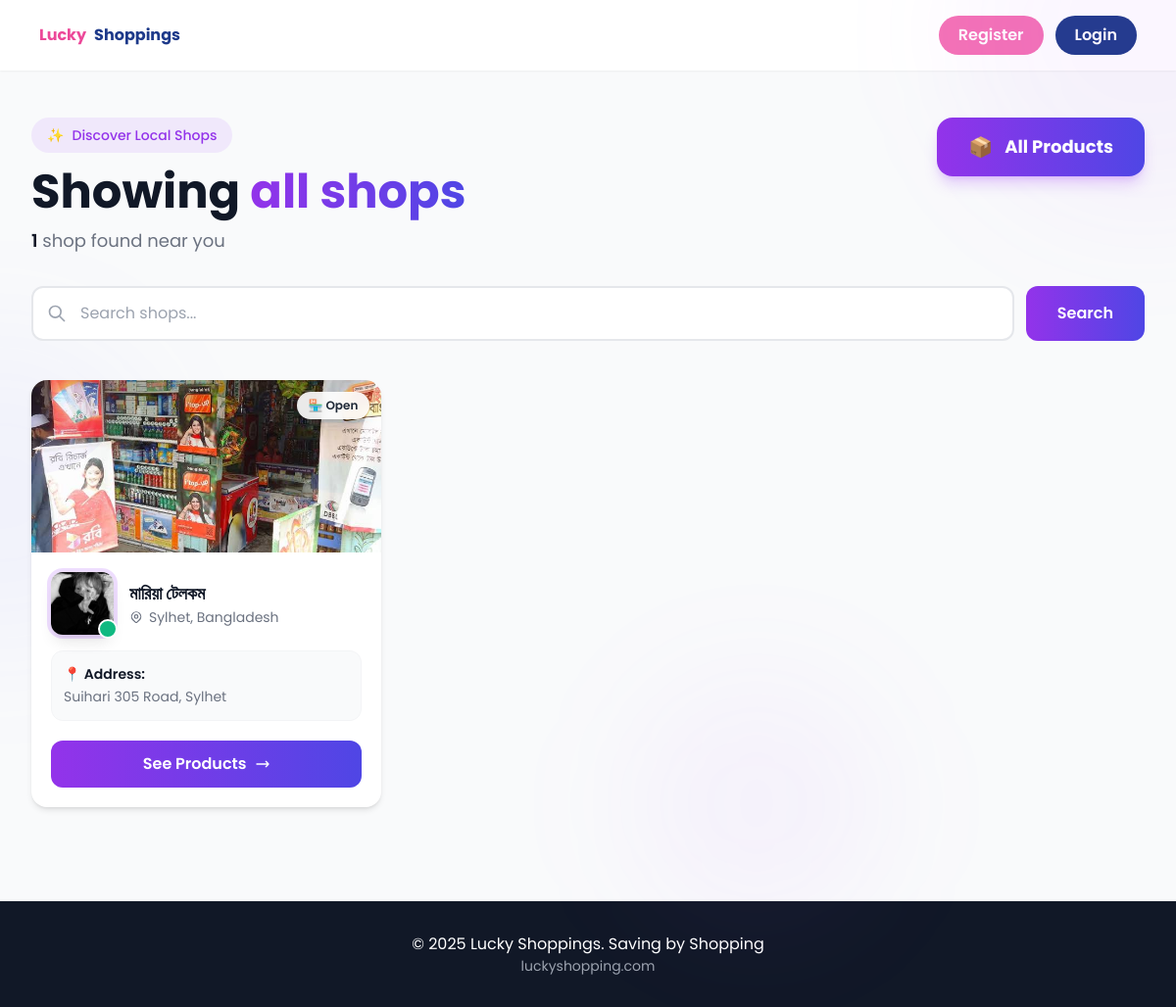
Page /shop on the committed database.
### base/models.py (models this page shows, shortened)
class BaseModel(models.Model):
    created_at = models.DateTimeField(auto_now_add=True)
    updated_at = models.DateTimeField(auto_now=True)
    is_active = models.BooleanField(default=True)
    class Meta:
        abstract = True
        ordering = ['-created_at']

class Shop(BaseModel):
    COUNTRY_CHOICES = [
        ('BD', 'Bangladesh'),
    ]
    DISTRICT_CHOICES = [
        ('Dhaka', 'Dhaka'),
        ('Chattogram', 'Chattogram'),
        ('Khulna', 'Khulna'),
        ('Rajshahi', 'Rajshahi'),
        ('Sylhet', 'Sylhet'),
        ('Barishal', 'Barishal'),
        ('Rangpur', 'Rangpur'),
    ]
    name = models.CharField(max_length=255)
    profile = models.ForeignKey(Profile, on_delete=models.CASCADE, null=True, blank=True)
    profile_pic = models.ImageField(
        upload_to='shops/profile_pics/',
        blank=True,
        null=True
    )
    shop_photo = models.ImageField(
        upload_to='shops/photos/',
        blank=True,
        null=True
    )
    country = models.CharField(
        max_length=5,
        choices=COUNTRY_CHOICES,
        default='BD'
    )
    district = models.CharField(
        max_length=50,
        choices=DISTRICT_CHOICES
    )
    location = models.CharField(
        max_length=255,
        help_text="Shop address / area"
    )
    google_map_link = models.URLField(
        blank=True,
        null=True
    )

### base/views.py (the view)
# urls.py: path('shop', shop),
def shop(request):
    country = request.GET.get('country')
    district = request.GET.get('district')
    shops = Shop.objects.all()
    if country:
        if country.lower() == 'bangladesh':
            shops = shops.filter(country='BD')
    if district:
        shops = shops.filter(district=district)
    context = {
        'shops': shops,
        'selected_country': country,
        'selected_district': district,
    }
    return render(request, 'shops.html', context)

### templates/shops.html (shortened to what this page needs)
{% extends 'landing.html' %}
{% block body %}
<div class="fixed inset-0 overflow-hidden pointer-events-none">
  <div class="absolute -top-40 -right-40 w-96 h-96 bg-purple-500/5 rounded-full blur-3xl"></div>
  <div class="absolute bottom-20 right-1/4 w-64 h-64 bg-purple-500/5 rounded-full blur-3xl"></div>
</div>
<main class="relative max-w-7xl mx-auto px-4 sm:px-6 lg:px-8 py-12">
  <div class="mb-10">
    <div class="flex flex-col lg:flex-row lg:items-start lg:justify-between gap-6 mb-8">
      <div class="flex-1">
        <div class="inline-flex items-center gap-2 px-4 py-2 rounded-full bg-purple-500/10 text-purple-600 text-sm font-medium mb-4">
          <span>✨</span>
          <span>Discover Local Shops</span>
        </div>
        <h1 class="text-3xl md:text-4xl lg:text-5xl font-bold text-gray-900 leading-tight">
          {% if selected_district %}
            Checkout all shops in
            <span class="bg-gradient-to-r from-purple-600 to-indigo-600 bg-clip-text text-transparent">
              {{ selected_district }}
            </span>, {{ selected_country|default:"Bangladesh" }}
          {% else %}
            Showing
            <span class="bg-gradient-to-r from-purple-600 to-indigo-600 bg-clip-text text-transparent">
            </span>
          {% endif %}
        </h1>
        {% if shops %}
          <p class="mt-3 text-gray-500 text-lg">
            <span class="font-semibold text-gray-900">{{ shops|length }}</span> shop{{ shops|length|pluralize }} found near you
          </p>
        {% endif %}
      </div>
      <a href="" class="group relative inline-flex items-center gap-3 px-8 py-4 font-bold text-white rounded-2xl overflow-hidden shadow-lg shadow-purple-500/30 hover:shadow-xl hover:shadow-purple-500/40 transition-all duration-300 transform hover:scale-105 active:scale-100">
        <div class="absolute inset-0 bg-gradient-to-r from-purple-600 to-indigo-600 group-hover:opacity-90 transition-opacity duration-300"></div>
        <div class="relative flex items-center gap-3">
          <span class="text-xl">📦</span>
          <span class="text-lg">All Products</span>
        </div>
      </a>
    </div>
    <form method="get" class="flex gap-3">
      <div class="flex-1 relative group">
        <input
          type="text"
          name="q"
          placeholder="Search shops..."
          value="{{ search_query|default:'' }}"
          class="w-full px-5 py-3.5 pl-12 rounded-xl border-2 border-gray-200 bg-white text-gray-900 placeholder:text-gray-400 focus:border-purple-500 focus:outline-none focus:ring-4 focus:ring-purple-500/10 transition-all duration-300"
        >
      </div>
      <button
        type="submit"
        class="bg-gradient-to-r from-purple-600 to-indigo-600 text-white font-semibold py-3.5 px-8 rounded-xl transition-all duration-300 hover:opacity-90 hover:shadow-lg hover:shadow-purple-500/30 active:scale-95"
      >
        Search
      </button>
    </form>
  </div>
  {% if shops %}
    <div class="grid grid-cols-1 md:grid-cols-2 lg:grid-cols-3 gap-6 lg:gap-8">
      {% for shop in shops %}
        <div class="group relative bg-white rounded-2xl overflow-hidden shadow-md hover:shadow-2xl hover:shadow-purple-500/10 transition-all duration-500 hover:-translate-y-2">
          <div class="relative h-44 overflow-hidden">
            {% if shop.shop_photo %}
              <img src="{{ shop.shop_photo.url }}" alt="{{ shop.name }}" class="w-full h-full object-cover transition-transform duration-700 group-hover:scale-110">
            {% endif %}
            <div class="absolute top-3 right-3 px-3 py-1.5 rounded-full bg-white/90 backdrop-blur-sm text-xs font-semibold text-gray-800 shadow-lg">
              🏪 Open
            </div>
          </div>
          <div class="p-5">
            <div class="flex items-center gap-4 mb-4">
              <div class="relative">
                <div class="w-16 h-16 rounded-xl overflow-hidden ring-4 ring-purple-500/20 group-hover:ring-purple-500/40 transition-all duration-300 shadow-lg">
                  {% if shop.profile_pic %}
                    <img src="{{ shop.profile_pic.url }}" alt="{{ shop.name }}" class="w-full h-full object-cover">
                  {% else %}
                    <div class="w-full h-full bg-gradient-to-br from-purple-500 to-indigo-600 flex items-center justify-center">
                      <span class="text-2xl font-bold text-white">{{ shop.name|slice:":1" }}</span>
                    </div>
                  {% endif %}
                </div>
                <div class="absolute -bottom-1 -right-1 w-5 h-5 bg-emerald-500 rounded-full border-2 border-white animate-pulse"></div>
              </div>
              <div class="flex-1 min-w-0">
                <h3 class="text-lg font-bold text-gray-900 truncate group-hover:text-purple-600 transition-colors duration-300">
                  {{ shop.name }}
                </h3>
                <div class="flex items-center gap-1.5 text-gray-500 text-sm">
                  <span class="truncate">{{ shop.district }}, Bangladesh</span>
                </div>
              </div>
            </div>
            <div class="mb-5 p-3 rounded-xl bg-gray-50 border border-gray-100">
              <p class="text-gray-700 text-sm leading-relaxed">
                <span class="font-semibold text-gray-900">📍 Address:</span>
                <br>
                <span class="text-gray-500">{{ shop.location }}</span>
              </p>
            </div>
            <a href="/viewshop/{{shop.id}}" class="w-full bg-gradient-to-r from-purple-600 to-indigo-600 text-white font-semibold py-3 px-4 rounded-xl transition-all duration-300 hover:opacity-90 hover:shadow-lg hover:shadow-purple-500/30 flex items-center justify-center gap-2 group/btn">
              <span>See Products</span>
              <svg class="w-4 h-4 transition-transform duration-300 group-hover/btn:translate-x-1" fill="none" stroke="currentColor" viewBox="0 0 24 24">
                <path stroke-linecap="round" stroke-linejoin="round" stroke-width="2" d="M17 8l4 4m0 0l-4 4m4-4H3"></path>
              </svg>
            </a>
          </div>
          <div class="absolute top-0 left-0 w-24 h-24 bg-gradient-to-br from-purple-500 to-indigo-600 opacity-5 rounded-br-full"></div>
        </div>
      {% endfor %}
    </div>
  {% endif %}
</main>
{% endblock %}

### templates/landing.html (style rules this page uses)
* { margin: 0; padding: 0; box-sizing: border-box; }
html, body { overflow-x: hidden; width: 100%; }

### rows in the picture
Shop: shop_photo (picture), profile_pic (picture), name "মারিয়া টেলকম", district "Sylhet", location "Suihari 305 Road, Sylhet"

### other values in the picture
{{ shops|length }} "1"
